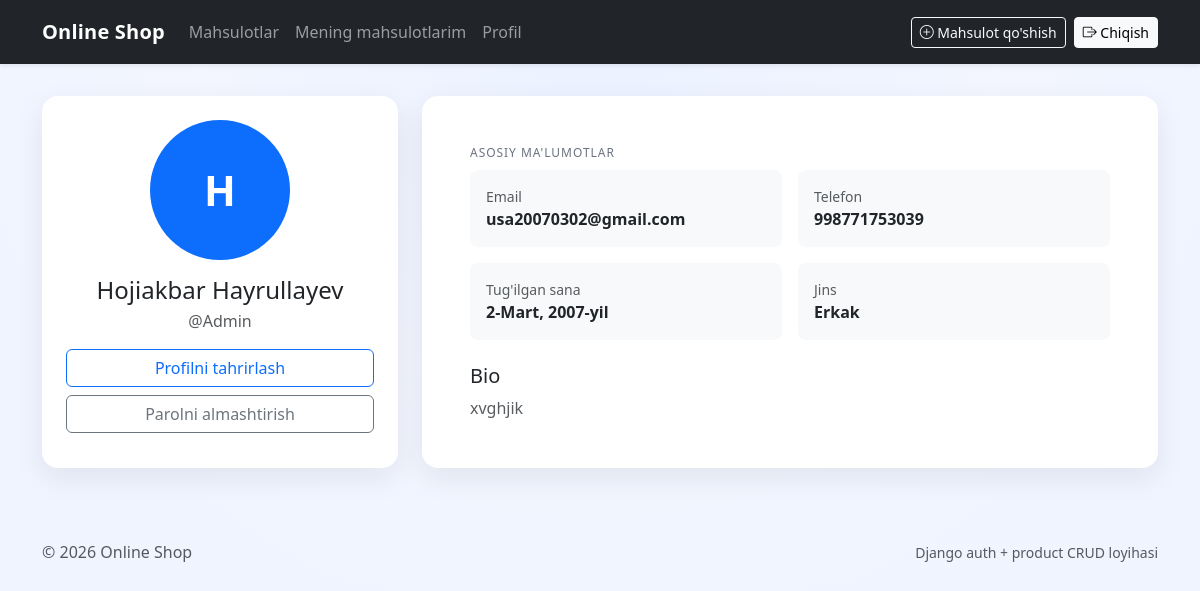
The app's page /users/profile/ (signed in) with its own data.
### users/models.py (models this page shows, shortened)
class CustomUser(AbstractUser):
    GENDER_CHOICES = [
        ("M", "Erkak"),
        ("F", "Ayol"),
    ]
    email = models.EmailField(unique=True)
    phone = models.CharField(max_length=13, unique=True)
    birth_date = models.DateField()
    gender = models.CharField(max_length=1, choices=GENDER_CHOICES)
    avatar = models.ImageField(upload_to="avatar/", blank=True, null=True)
    bio = models.TextField(max_length=500, blank=True)
    updated_at = models.DateTimeField(auto_now=True)
    class Meta:
        ordering = ["-date_joined"]
        verbose_name = "Foydalanuvchi"
        verbose_name_plural = "Foydalanuvchilar"

### users/views.py (the view)
# urls.py: path("profile/", ProfileView.as_view(), name="profile"),
class ProfileView(LoginRequiredMixin, View):
    def get(self, request):
        return render(request, "profile.html")

### templates/profile.html (shortened to what this page needs)
{% extends 'base.html' %}
{% block content %}
<div class="row g-4">
    <div class="col-lg-4">
        <div class="card card-soft p-4 text-center h-100">
            {% if request.user.avatar %}
                <img src="{{ request.user.avatar.url }}" alt="{{ request.user.username }}" class="rounded-circle mx-auto mb-3 object-cover" style="width:140px;height:140px;">
            {% else %}
                <div class="rounded-circle bg-primary text-white d-flex align-items-center justify-content-center mx-auto mb-3 fw-bold" style="width:140px;height:140px;font-size:2.6rem;">
                    {{ request.user.first_name|first|default:request.user.username|first|upper }}
                </div>
            {% endif %}
            <h1 class="h4 mb-1">{{ request.user.first_name }} {{ request.user.last_name }}</h1>
            <div class="text-muted mb-3">@{{ request.user.username }}</div>
            <div class="d-grid gap-2">
                <a href="{% url 'profile_edit' %}" class="btn btn-outline-primary">Profilni tahrirlash</a>
                <a href="{% url 'password_change' %}" class="btn btn-outline-secondary">Parolni almashtirish</a>
            </div>
        </div>
    </div>
    <div class="col-lg-8">
        <div class="card card-soft p-4 p-md-5 h-100">
            <p class="section-label mb-2">Asosiy ma'lumotlar</p>
            <div class="row g-3">
                <div class="col-md-6"><div class="p-3 bg-light rounded-3"><div class="text-muted small">Email</div><div class="fw-semibold">{{ request.user.email }}</div></div></div>
                <div class="col-md-6"><div class="p-3 bg-light rounded-3"><div class="text-muted small">Telefon</div><div class="fw-semibold">{{ request.user.phone }}</div></div></div>
                <div class="col-md-6"><div class="p-3 bg-light rounded-3"><div class="text-muted small">Tug'ilgan sana</div><div class="fw-semibold">{{ request.user.birth_date }}</div></div></div>
                <div class="col-md-6"><div class="p-3 bg-light rounded-3"><div class="text-muted small">Jins</div><div class="fw-semibold">{{ request.user.get_gender_display }}</div></div></div>
            </div>
            <div class="mt-4">
                <h2 class="h5 mb-2">Bio</h2>
                <p class="text-muted mb-0">{{ request.user.bio }}</p>
            </div>
        </div>
    </div>
</div>
{% endblock %}

### templates/base.html (shortened to what this page needs)
{% load static %}
<!doctype html>
<html lang="uz">
<head>
    <link href="https://cdn.jsdelivr.net/npm/bootstrap@5.3.3/dist/css/bootstrap.min.css" rel="stylesheet">
    <link href="https://cdn.jsdelivr.net/npm/bootstrap-icons@1.11.3/font/bootstrap-icons.min.css" rel="stylesheet">
</head>
<body>
<nav class="navbar navbar-expand-lg navbar-dark bg-dark shadow-sm sticky-top">
    <div class="container py-1">
        <a class="navbar-brand" href="{% url 'product_list' %}">Online Shop</a>
        <div class="collapse navbar-collapse" id="mainNav">
            <ul class="navbar-nav me-auto mb-2 mb-lg-0">
                <li class="nav-item"><a class="nav-link" href="{% url 'product_list' %}">Mahsulotlar</a></li>
                {% if request.user.is_authenticated %}
                    <li class="nav-item"><a class="nav-link" href="{% url 'my_products' %}">Mening mahsulotlarim</a></li>
                    <li class="nav-item"><a class="nav-link" href="{% url 'profile' %}">Profil</a></li>
                {% endif %}
            </ul>
            <div class="d-flex flex-wrap gap-2">
                {% if request.user.is_authenticated %}
                    <a class="btn btn-outline-light btn-sm" href="{% url 'product_create' %}">
                        <i class="bi bi-plus-circle"></i> Mahsulot qo'shish
                    </a>
                    <a class="btn btn-light btn-sm" href="{% url 'logout' %}">
                        <i class="bi bi-box-arrow-right"></i> Chiqish
                    </a>
                {% endif %}
            </div>
        </div>
    </div>
</nav>
<main class="page-shell">
    <div class="container">
        {% block content %}{% endblock %}
    </div>
</main>
<footer class="py-4 text-muted">
    <div class="container d-flex flex-column flex-md-row justify-content-between align-items-center gap-2">
        <span>&copy; {% now "Y" %} Online Shop</span>
        <span class="small">Django auth + product CRUD loyihasi</span>
    </div>
</footer>
</body>
</html>

### templates/base.html (style rules this page uses)
:root { --bg: #f3f6ff; --surface: #ffffff; --brand1: #2563eb; --brand2: #7c3aed; --text: #1f2937; --muted: #6b7280; --shadow: 0 10px 30px rgba(15, 23, 42, 0.08); --radius: 1rem; }
body { color: var(--text); background: radial-gradient(circle at top, #eaf1ff 0%, var(--bg) 40%, #eef3ff 100%); min-height: 100vh; }
.navbar-brand { font-weight: 800; letter-spacing: .2px; }
.page-shell { padding: 2rem 0 3rem; }
.card-soft { border: 0; border-radius: var(--radius); box-shadow: var(--shadow); background: var(--surface); }
.section-label { font-size: .75rem; letter-spacing: .08em; text-transform: uppercase; color: var(--muted); }

### records on screen
CustomUser: user.first_name|first "H", user.first_name "Hojiakbar", user.last_name "Hayrullayev", user.username "Admin", user.email "usa20070302@gmail.com", user.phone "998771753039", user.birth_date "2-Mart, 2007-yil", user.gender "Erkak", user.bio "xvghjik"
